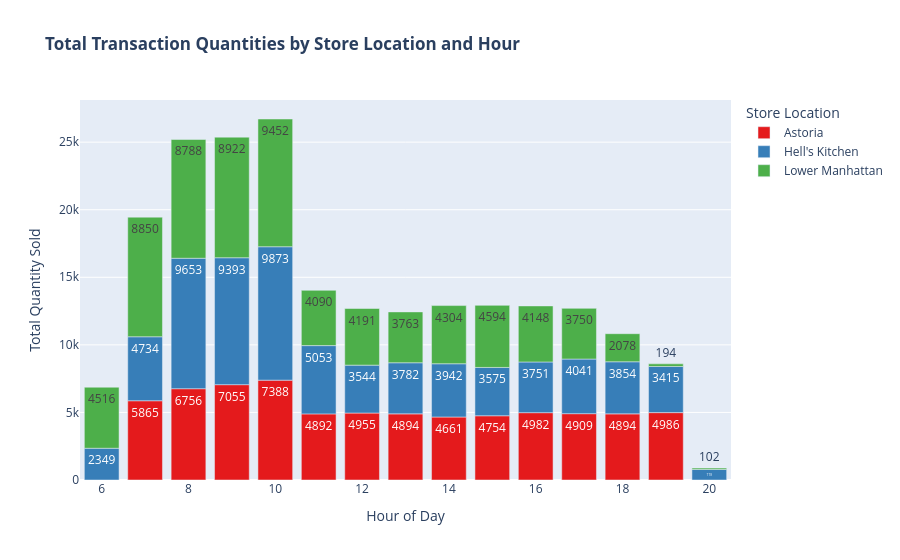

The cell this chart's notebook holds for it:
### Code cell
#plotly
fig_qty = px.bar(
    peak_qty_hours, 
    x='transaction_hour', 
    y='total_qty', 
    color='store_location', 
    title='<b>Total Transaction Quantities by Store Location and Hour</b>', 
    labels={'transaction_hour': 'Hour of Day', 'total_qty': 'Total Quantity Sold', 'store_location': 'Store Location'},
    text='total_qty', 
    color_discrete_sequence=px.colors.qualitative.Set1  # Apply Set1 color palette
)

fig_qty.show()

### Figure 1 — Plotly figure (JSON) as saved in the notebook; plotly's stock layout.template omitted (floating-point values rounded to 4 significant figures)
{"data": [{"hovertemplate": "Store Location=Astoria<br>Hour of Day=%{x}<br>Total Quantity Sold=%{text}<extra></extra>", "legendgroup": "Astoria", "marker": {"color": "rgb(228,26,28)", "pattern": {"shape": ""}}, "name": "Astoria", "orientation": "v", "showlegend": true, "text": [5865.0, 6756.0, 7055.0, 7388.0, 4892.0, 4955.0, 4894.0, 4661.0, 4754.0, 4982.0, 4909.0, 4894.0, 4986.0], "textposition": "auto", "type": "bar", "x": [7, 8, 9, 10, 11, 12, 13, 14, 15, 16, 17, 18, 19], "xaxis": "x", "y": [5865, 6756, 7055, 7388, 4892, 4955, 4894, 4661, 4754, 4982, 4909, 4894, 4986], "yaxis": "y"}, {"hovertemplate": "Store Location=Hell's Kitchen<br>Hour of Day=%{x}<br>Total Quantity Sold=%{text}<extra></extra>", "legendgroup": "Hell's Kitchen", "marker": {"color": "rgb(55,126,184)", "pattern": {"shape": ""}}, "name": "Hell's Kitchen", "orientation": "v", "showlegend": true, "text": [2349.0, 4734.0, 9653.0, 9393.0, 9873.0, 5053.0, 3544.0, 3782.0, 3942.0, 3575.0, 3751.0, 4041.0, 3854.0, 3415.0, 778.0], "textposition": "auto", "type": "bar", "x": [6, 7, 8, 9, 10, 11, 12, 13, 14, 15, 16, 17, 18, 19, 20], "xaxis": "x", "y": [2349, 4734, 9653, 9393, 9873, 5053, 3544, 3782, 3942, 3575, 3751, 4041, 3854, 3415, 778], "yaxis": "y"}, {"hovertemplate": "Store Location=Lower Manhattan<br>Hour of Day=%{x}<br>Total Quantity Sold=%{text}<extra></extra>", "legendgroup": "Lower Manhattan", "marker": {"color": "rgb(77,175,74)", "pattern": {"shape": ""}}, "name": "Lower Manhattan", "orientation": "v", "showlegend": true, "text": [4516.0, 8850.0, 8788.0, 8922.0, 9452.0, 4090.0, 4191.0, 3763.0, 4304.0, 4594.0, 4148.0, 3750.0, 2078.0, 194.0, 102.0], "textposition": "auto", "type": "bar", "x": [6, 7, 8, 9, 10, 11, 12, 13, 14, 15, 16, 17, 18, 19, 20], "xaxis": "x", "y": [4516, 8850, 8788, 8922, 9452, 4090, 4191, 3763, 4304, 4594, 4148, 3750, 2078, 194, 102], "yaxis": "y"}], "layout": {"barmode": "relative", "legend": {"title": {"text": "Store Location"}, "tracegroupgap": 0}, "title": {"text": "<b>Total Transaction Quantities by Store Location and Hour</b>"}, "xaxis": {"anchor": "y", "domain": [0, 1], "title": {"text": "Hour of Day"}}, "yaxis": {"anchor": "x", "domain": [0, 1], "title": {"text": "Total Quantity Sold"}}}}
